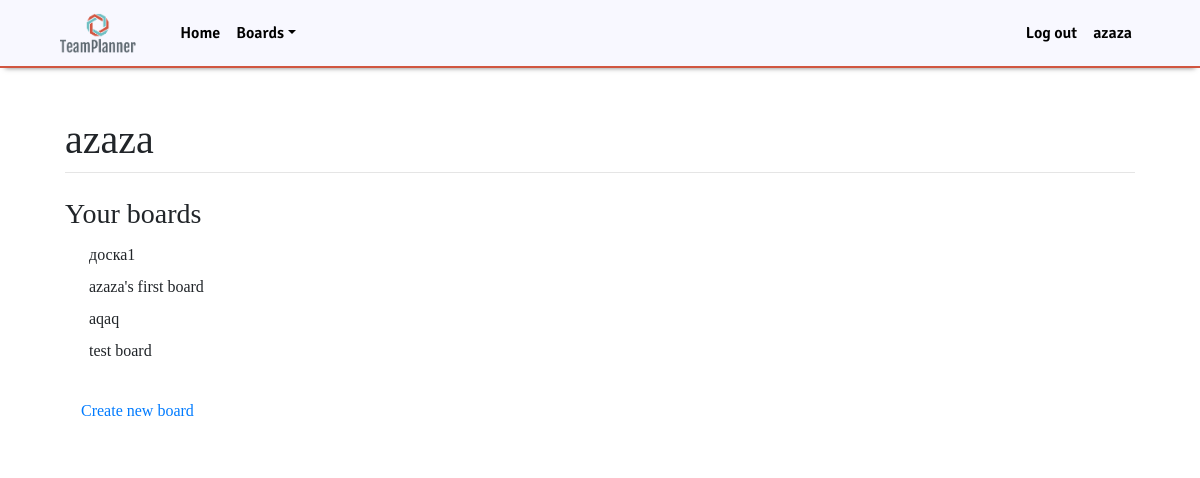
The app's page / (signed in), older data.
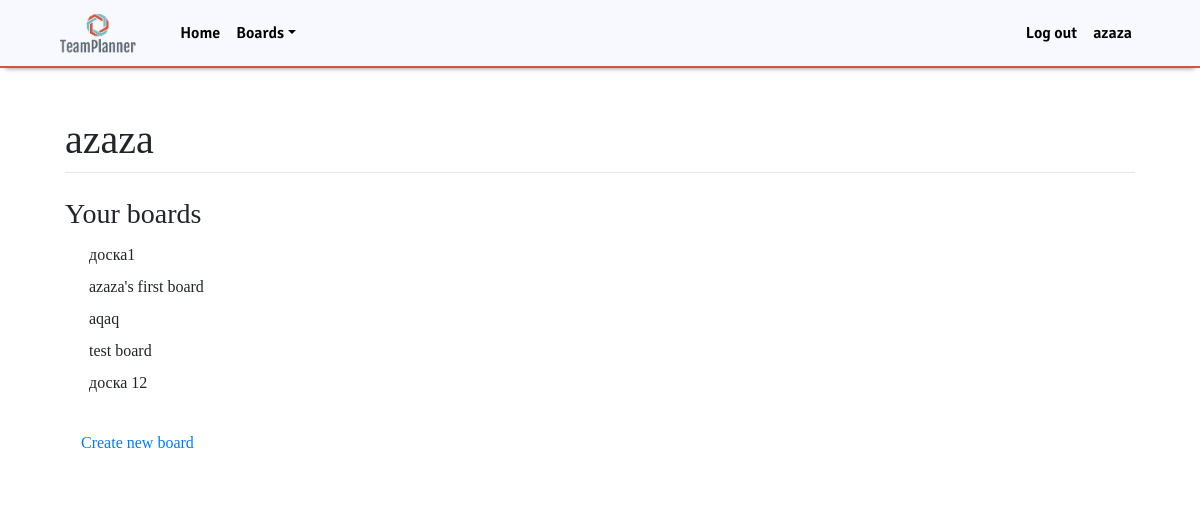
The same page, newer data.
### mysite/apps/boards/models.py (models this page shows, shortened)
class Board(models.Model):
    user = models.ForeignKey(User, on_delete=models.CASCADE, related_name="board", null=True)
    board_title = models.CharField('Name of title', max_length=200)
    pub_date = models.DateTimeField("Date of publication")
    class Meta:
        verbose_name = 'Доска'
        verbose_name_plural = 'Доски'

### mysite/apps/account_pages/views.py (the view)
# urls.py: path('', views.main, name='account_pages'),
def main(request):
    board_list = Board.objects.order_by('pub_date')
    column_list = Column.objects.all()
    return render(request, 'account_pages/home.html', {'board_list': board_list, 'column_list': column_list})

### mysite/templates/account_pages/home.html (shortened to what this page needs)
{% extends 'account_pages/base.html' %}
{% block content %}
    {% if user.is_authenticated %}
        <h3>Your boards</h3>
        {% for board in user.board.all %}
            <a class="dropdown-item" href="boards/{{board.id}}">{{board.board_title}}</a>
        {% endfor %}
        <br>
        <a class="nav-link" href="/create_board">Create new board</a>
        {% else %}
            <h3>Welcome to the TeamPlanner!</h3>
    {% endif %}
{% endblock %}

Row changes from the older to the newer data that the page shows:
added Board: board_title "доска 12"
